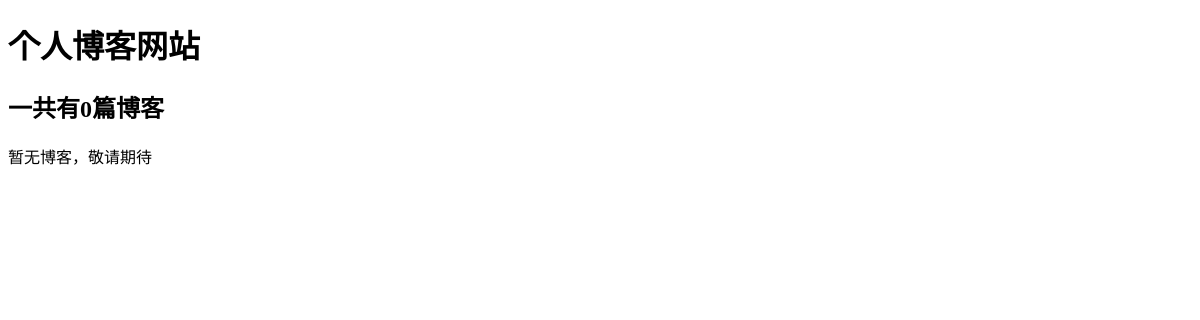
/blog/, run on an earlier commit of the app's database.
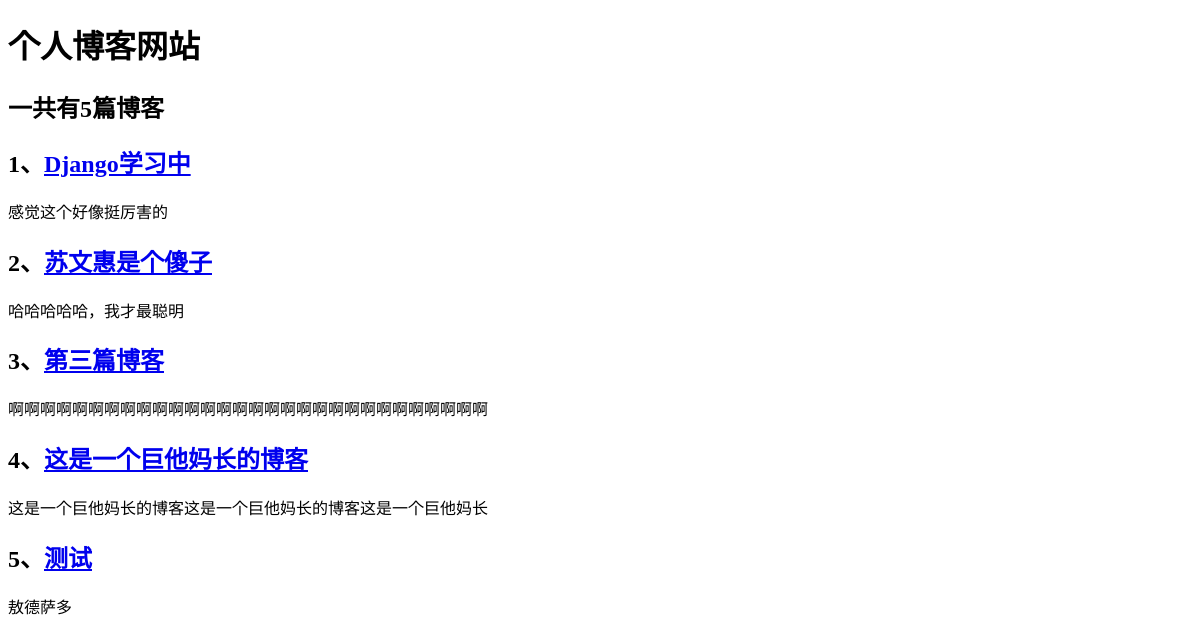
And on a later commit of the database.
### myblog/models.py (models this page shows, shortened)
class Blog(models.Model):
    title = models.CharField(max_length=50)
    blog_type = models.ForeignKey(BlogType, models.DO_NOTHING)
    content = models.TextField()
    author = models.ForeignKey(User, on_delete=models.DO_NOTHING,default=1)
    creat_time = models.DateTimeField(auto_now_add=True)
    last_updated_time = models.DateTimeField(auto_now=True)

### myblog/views.py (the view)
# urls.py: path('', views.blog_list, name='blog_list'),
def blog_list(request):
    context = {
        'blogs': Blog.objects.all(),
        'blogs_count': Blog.objects.all().count(),
    }
    return render(request, 'blog_list.html', context)

### myblog/templates/blog_list.html (shortened to what this page needs)
<!DOCTYPE html>
<html lang="en">
<head>
</head>
<body>
<div><h1>个人博客网站</h1></div>
<h2>一共有{{ blogs|length }}篇博客</h2>
{% for blog in blogs %}
    <h2>
        {{ blog.pk }}、<a href="{% url 'article_detail' blog.pk %}">{{ blog.title }}</a>
    </h2>
    <p>{{ blog.content|truncatechars:30 }}</p>
    {% empty %}
    <p>暂无博客，敬请期待</p>
{% endfor %}
</body>
</html>

What changed in the data, as far as the page shows it:
added Blog: pk "1", title "Django学习中", content "感觉这个好像挺厉害的"
added Blog: pk "2", title "苏文惠是个傻子", content "哈哈哈哈哈，我才最聪明"
added Blog: pk "3", title "第三篇博客", content "啊啊啊啊啊啊啊啊啊啊啊啊啊啊啊啊啊啊啊啊啊啊啊啊啊啊啊啊啊啊"
added Blog: pk "4", title "这是一个巨他妈长的博客", content "这是一个巨他妈长的博客这是一个巨他妈长的博客这是一个巨他妈长"
added Blog: pk "5", title "测试", content "敖德萨多"
Also different on the page:
{{ blogs|length }}: "0" → "5"
text no longer shown: "暂无博客，敬请期待"
